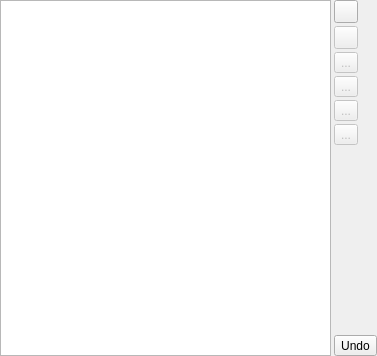
<?xml version="1.0" encoding="UTF-8"?>
<ui version="4.0">
 <class>Form</class>
 <widget class="QWidget" name="Form">
  <property name="geometry">
   <rect>
    <x>0</x>
    <y>0</y>
    <width>377</width>
    <height>356</height>
   </rect>
  </property>
  <property name="windowTitle">
   <string>List Editor</string>
  </property>
  <layout class="QHBoxLayout" name="horizontalLayout">
   <property name="spacing">
    <number>3</number>
   </property>
   <property name="margin">
    <number>0</number>
   </property>
   <item>
    <widget class="QTableWidget" name="table">
     <property name="selectionBehavior">
      <enum>QAbstractItemView::SelectRows</enum>
     </property>
     <property name="sortingEnabled">
      <bool>false</bool>
     </property>
     <attribute name="horizontalHeaderStretchLastSection">
      <bool>true</bool>
     </attribute>
     <attribute name="verticalHeaderVisible">
      <bool>false</bool>
     </attribute>
     <attribute name="verticalHeaderDefaultSectionSize">
      <number>25</number>
     </attribute>
    </widget>
   </item>
   <item>
    <widget class="QWidget" name="widget" native="true">
     <layout class="QVBoxLayout" name="verticalLayout">
      <property name="spacing">
       <number>3</number>
      </property>
      <property name="margin">
       <number>0</number>
      </property>
      <item>
       <widget class="QToolButton" name="add_button">
        <property name="toolTip">
         <string>Not implemented!</string>
        </property>
        <property name="icon">
         <iconset theme="list-add">
          <normaloff/>
         </iconset>
        </property>
       </widget>
      </item>
      <item>
       <widget class="QToolButton" name="delete_button">
        <property name="enabled">
         <bool>false</bool>
        </property>
        <property name="toolTip">
         <string>Not implemented!</string>
        </property>
        <property name="icon">
         <iconset theme="list-remove">
          <normaloff/>
         </iconset>
        </property>
       </widget>
      </item>
      <item>
       <widget class="QToolButton" name="go_top_button">
        <property name="enabled">
         <bool>false</bool>
        </property>
        <property name="toolTip">
         <string>Move to top</string>
        </property>
        <property name="text">
         <string>...</string>
        </property>
        <property name="icon">
         <iconset theme="go-top">
          <normaloff>../../</normaloff>../../</iconset>
        </property>
       </widget>
      </item>
      <item>
       <widget class="QToolButton" name="go_up_button">
        <property name="enabled">
         <bool>false</bool>
        </property>
        <property name="toolTip">
         <string>Move up one item</string>
        </property>
        <property name="text">
         <string>...</string>
        </property>
        <property name="icon">
         <iconset theme="go-up">
          <normaloff/>
         </iconset>
        </property>
       </widget>
      </item>
      <item>
       <widget class="QToolButton" name="go_down_button">
        <property name="enabled">
         <bool>false</bool>
        </property>
        <property name="toolTip">
         <string>Move down one item</string>
        </property>
        <property name="text">
         <string>...</string>
        </property>
        <property name="icon">
         <iconset theme="go-down">
          <normaloff/>
         </iconset>
        </property>
       </widget>
      </item>
      <item>
       <widget class="QToolButton" name="go_bottom_button">
        <property name="enabled">
         <bool>false</bool>
        </property>
        <property name="toolTip">
         <string>Move to bottom</string>
        </property>
        <property name="text">
         <string>...</string>
        </property>
        <property name="icon">
         <iconset theme="go-bottom">
          <normaloff/>
         </iconset>
        </property>
       </widget>
      </item>
      <item>
       <spacer name="verticalSpacer_2">
        <property name="orientation">
         <enum>Qt::Vertical</enum>
        </property>
        <property name="sizeHint" stdset="0">
         <size>
          <width>20</width>
          <height>40</height>
         </size>
        </property>
       </spacer>
      </item>
      <item>
       <widget class="QToolButton" name="revert_button">
        <property name="toolTip">
         <string>Revert</string>
        </property>
        <property name="text">
         <string>Undo</string>
        </property>
        <property name="icon">
         <iconset theme="document-revert">
          <normaloff/>
         </iconset>
        </property>
       </widget>
      </item>
     </layout>
    </widget>
   </item>
  </layout>
 </widget>
 <resources/>
 <connections/>
</ui>
